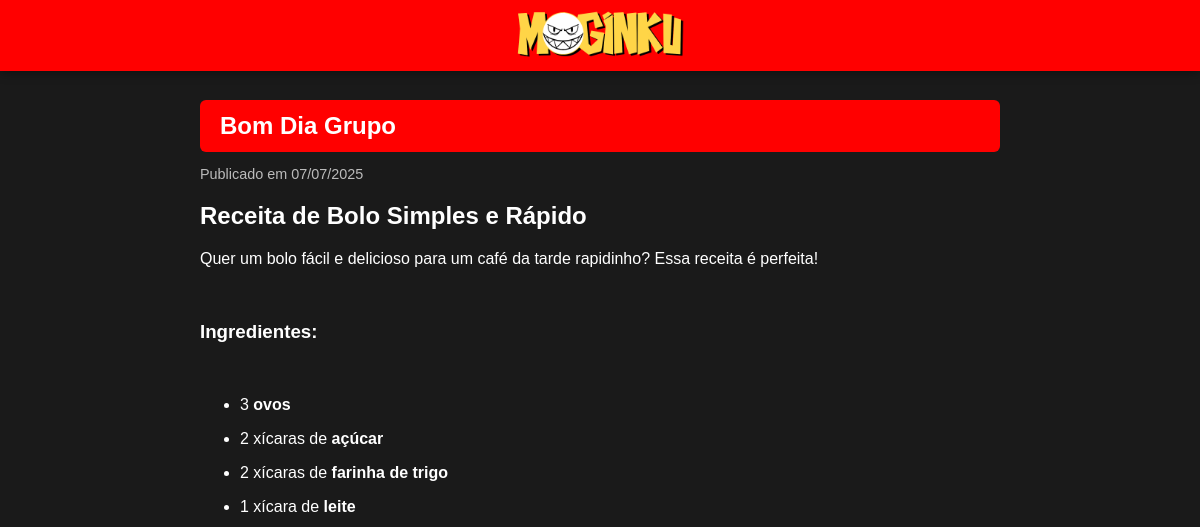
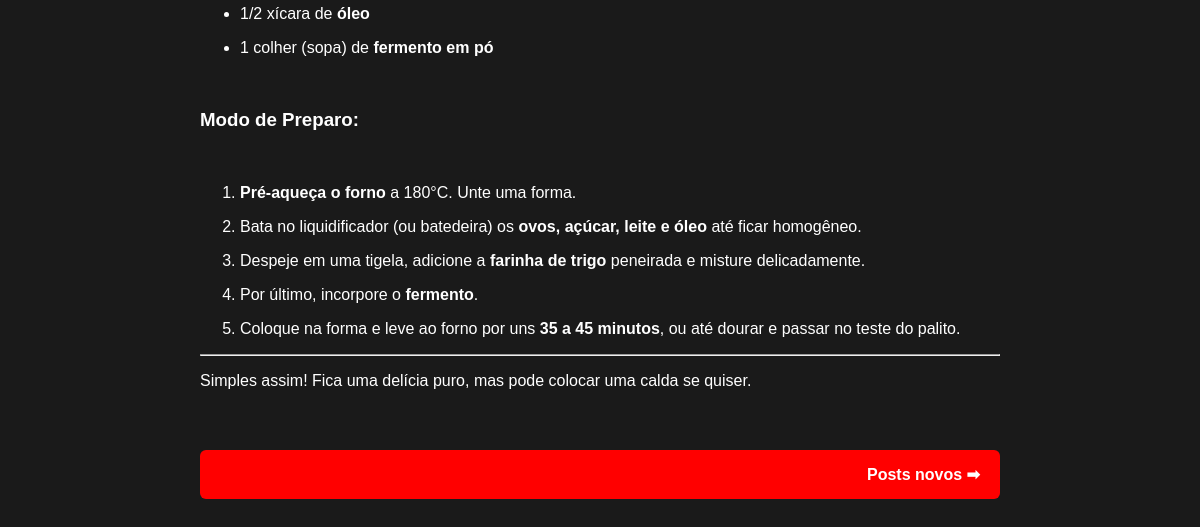
/blog/?page=2, run on an earlier commit of the app's database (2 pictures, top to bottom).
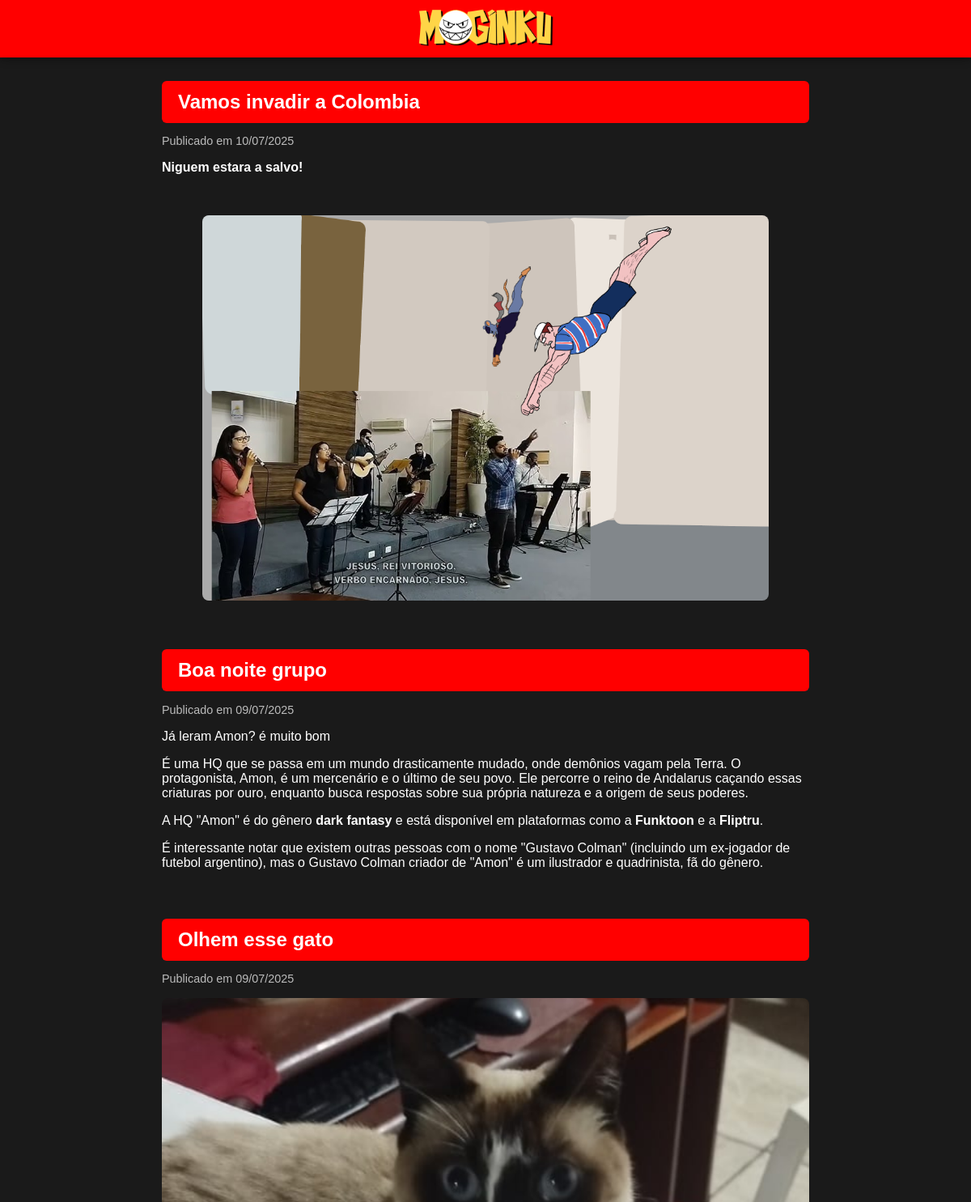
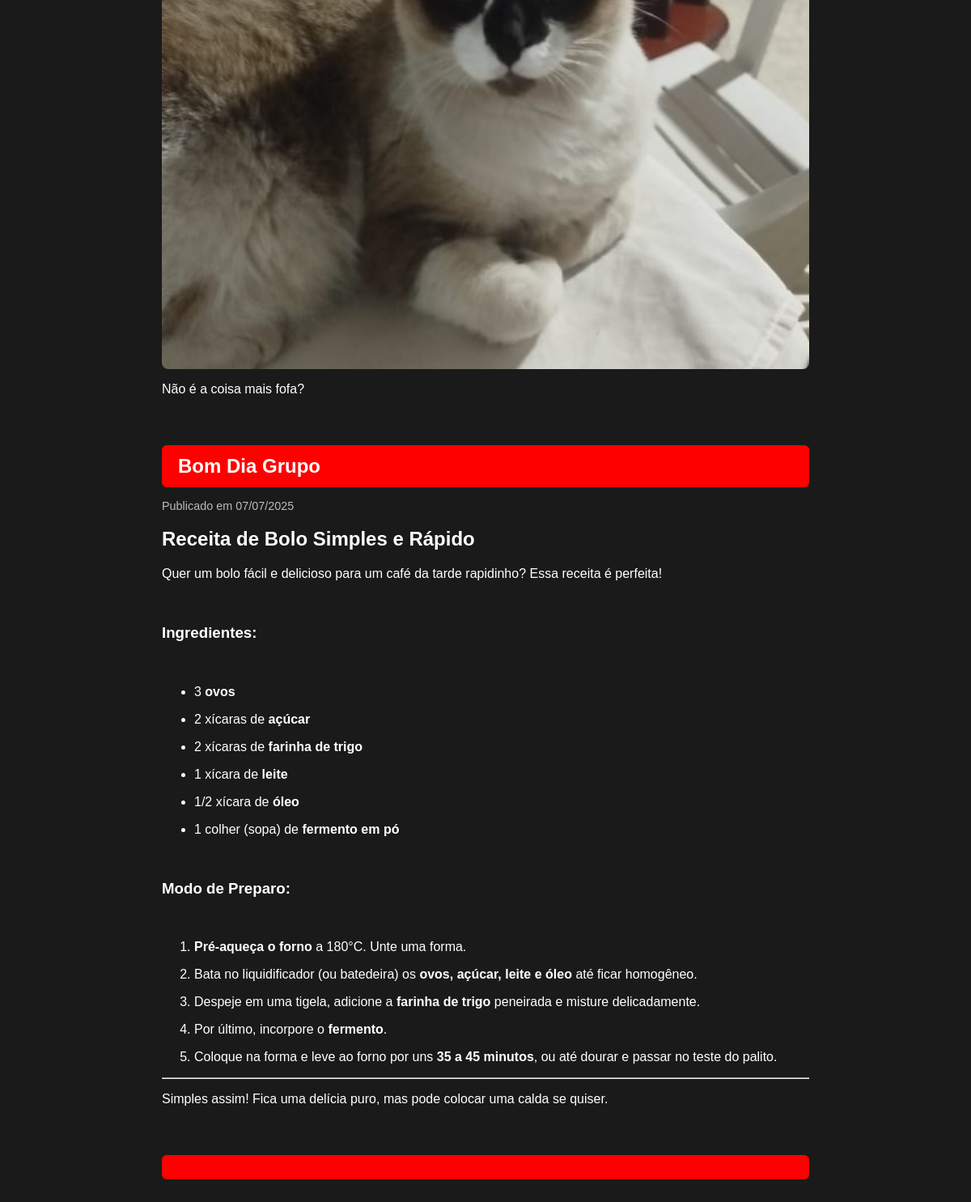
And on a later commit of the database (2 pictures, top to bottom).
### core/models.py (models this page shows, shortened)
class BlogPost(models.Model):
    titulo = models.CharField(max_length=200)
    imagem = models.ImageField(upload_to='blog/', blank=True, null=True)
    conteudo = RichTextUploadingField()
    criado_em = models.DateTimeField(auto_now_add=True)
    from django.db import models

### core/views.py (the view)
# urls.py: path('', blog_feed, name='home'),
def blog_feed(request):
    posts_list = BlogPost.objects.order_by('-criado_em')
    paginator = Paginator(posts_list, 4)
    page_number = request.GET.get('page')
    posts = paginator.get_page(page_number)
    return render(request, 'core/blog.html', {'posts': posts})

### core/templates/core/blog.html (shortened to what this page needs)
{% load static %}
<!DOCTYPE html>
<html lang="pt-br">
<head>
  <link rel="stylesheet" href="{% static 'css/blog.css' %}">
</head>
<body>
  <div class="logo-centralizada">
    <a href="{% url 'home' %}">
      <img src="{% static 'images/logo2.png' %}" alt="Logo Moginku" />
    </a>
  </div>
  <main class="blog-container">
    {% for post in posts %}
    <article class="post">
      <div class="post-header">
        <h2>{{ post.titulo }}</h2>
      </div>
      <p class="post-date">Publicado em {{ post.criado_em|date:"d/m/Y" }}</p>
      <div class="post-conteudo">
        {{ post.conteudo|safe }}
      </div>
    </article>
    {% empty %}
    <p>Nenhum post encontrado.</p>
    {% endfor %}
    <div class="post-nav">
  {% if posts.has_previous %}
    <a href="?page={{ posts.previous_page_number }}" class="nav-right">Posts novos ➡</a>
  {% endif %}
</div>
  </main>
</body>
</html>

### core/static/css/blog.css (style rules this page uses)
body { margin: 0; padding: 0; font-family: sans-serif; background-color: #1a1a1a; color: white; }
.logo-centralizada { position: fixed; top: 0; left: 0; width: 100%; text-align: center; background-color: #ff0000; padding: 10px 0; z-index: 100; box-shadow: 0 2px 10px rgba(0, 0, 0, 0.4); }
.logo-centralizada img { max-width: 180px; height: auto; transition: transform 0.3s ease; }
.blog-container { max-width: 800px; margin: 100px auto 60px; padding: 0 20px; }
.post { margin-bottom: 60px; }
.post-header { background-color: red; padding: 12px 20px; border-radius: 6px; margin-bottom: 10px; }
.post-header h2 { margin: 0; font-size: 1.5rem; color: white; }
.post-date { font-size: 0.9rem; color: #bbb; margin-bottom: 10px; }
.post img { max-width: 100%; height: auto; display: block; margin-bottom: 10px; border-radius: 6px; margin: 0 auto 10px; display: block; }
.post-nav { display: flex; justify-content: space-between; background-color: red; padding: 15px 20px; border-radius: 6px; font-weight: bold; margin-top: 40px; }
.post-conteudo img { max-width: 100%; height: auto; display: block; margin: 1rem auto; border-radius: 8px; }

### core/templates/core/blog.html (style rules this page uses)
.post-conteudo img { max-width: 100%; height: auto; display: block; margin: 1rem auto; border-radius: 8px; }

What changed in the data, as far as the page shows it:
added BlogPost: titulo "Vamos invadir a Colombia", criado_em "10/07/2025", conteudo "Niguem estara a salvo!", conteudo (picture)
now on this page (row unchanged): BlogPost: titulo "Boa noite grupo", criado_em "09/07/2025", conteudo "Já leram Amon? é muito bom É uma HQ que se passa em um mundo drasticamente mudado, onde demônios vagam pela Terra. O protagonista, Amon, é um mercenário e o último de seu povo. Ele percorre o reino de Andalarus caçando essas criaturas por ouro, enquanto busca respostas sobre sua própria natureza e a origem de seus poderes. A HQ \"Amon\" é do gênero dark fantasy e está disponível em plataformas como a Funktoon e a Fliptru . É interessante notar que existem outras pessoas com o nome \"Gustavo Colman\" (incluindo um ex-jogador de futebol argentino), mas o Gustavo Colman criador de \"Amon\" é um ilustrador e quadrinista, fã do gênero."
now on this page (row unchanged): BlogPost: titulo "Olhem esse gato", criado_em "09/07/2025", conteudo (picture), conteudo "Não é a coisa mais fofa?"
Also different on the page:
text no longer shown: "Posts novos ➡"
